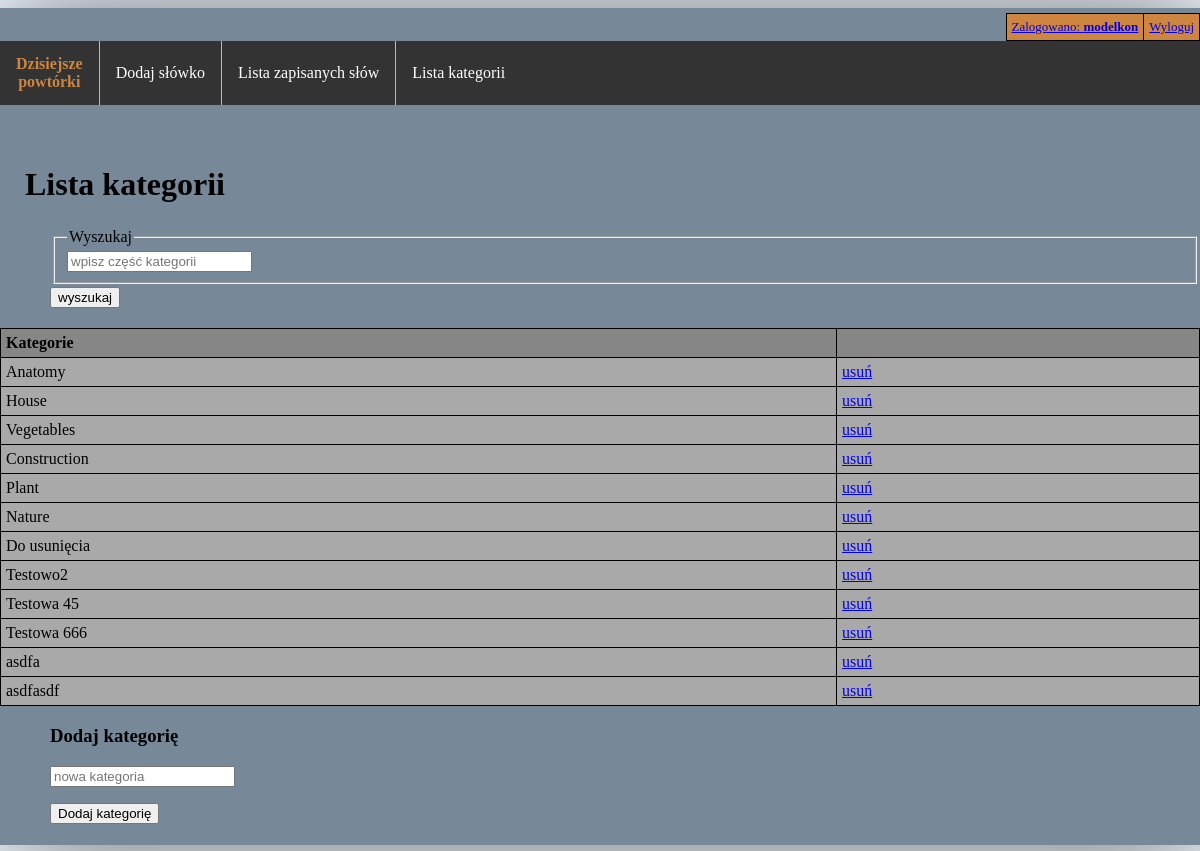
/words_app/category_list/ (signed in), run on the app's committed database.
### words_app/models.py (models this page shows, shortened)
class WordCategory(models.Model):
    user = models.ForeignKey(User, on_delete=models.CASCADE)
    name = models.CharField(max_length=100)

### words_app/views.py (the view, shortened to what this page needs)
# urls.py: path('category_list/', views.CategoryListView.as_view(), name='category_list'),
class CategoryListView(View):
    @method_decorator(login_required)
    def get(self, request):
        user = request.user
        categories = WordCategory.objects.filter(user=user)
        return render(request, 'words_app/category_list.html', {'categories': categories})

### words_app/templates/words_app/category_list.html (shortened to what this page needs)
{% extends 'base/base.html' %}
{% block content %}
    <h1> Lista kategorii</h1>
        <div class="indent_up">
        <form method="post">
            <fieldset>
                <legend>Wyszukaj</legend>
                <input type="text" name="search" placeholder="wpisz część kategorii">
            </fieldset>
            <input type="submit" value="wyszukaj">
        </form>
    </div>
    <table>
        <th>Kategorie</th><th></th>
        {% for category in categories %}
        <tr>
            <td> {{ category.name }}</td>
            <td><a href="{% url 'category_delete' category.id %}"> usuń </a></td>
        </tr>
        {% endfor %}
    </table>
    <div class="indent">
        <h3>Dodaj kategorię</h3>
    <form method="post">
        <p><input type="text" name="new_category" placeholder="nowa kategoria"></p>
        <p><input type="submit" value="Dodaj kategorię"></p>
    </form>
    </div>
{% endblock %}

### base/templates/base/base.html (shortened to what this page needs)
<!DOCTYPE html>
<html lang="en">
<head>
</head>
<body>
<div class="container">
    <div class="user-header">
        <table class="user-header">
            {% if user.is_authenticated %}
                <tr>
                <td class="account-detail"><a href="{% url 'user_detail' %}">Zalogowano: <b>{{ user }}</b></a> </td>
                <td class="account-detail"><a href="{% url 'logout' %}">Wyloguj</a> </td>
                </tr>
            {% else %}
                <tr>
                <td class="login"><a href="{% url 'log_in' %}">Zaloguj</a> </td>
                <td class="register"><a href="{% url 'register' %}"> Zarejestruj</a></td>
                </tr>
            {% endif %}
        </table>
    </div>
    <ul class="nav">
        <li id="highlighted" class="nav"><a  href="{% url 'learning_dashboard' %}"> Dzisiejsze <br>powtórki </a></li>
        <li class="nav"><a href="{% url 'word_add' %}"> Dodaj słówko</a></li>
        <li class="nav"><a href="{% url 'word_list' %}">Lista zapisanych słów</a></li>
        <li class="nav"><a href="{% url 'category_list' %}">Lista kategorii</a></li>
    </ul>
    {% block content %}{% endblock %}
</div>
</body>
</html>

### base/templates/base/style.html (style rules this page uses)
body { display: flex; justify-content: center; background-color: aliceblue; }
div.container { display: flex; flex-direction: column; background-color: lightslategray; min-height: 600px; padding: 5px; box-shadow: 5px 3px 100px -7px rgba(52, 52, 52, 0.8); min-width: 1200px; }
div.user-header { align-self: flex-end; font-size: small; background-color: peru; }
table.user-header { align-self: flex-end; font-size: small; background-color: peru; }
table, th, td { border: 1px solid black; border-collapse: collapse; }
th, td { padding: 5px; text-align: left; }
table { background-color: darkgrey; }
th { background-color: #868686; }
td.login, td.register, td.account-detail, th.change_passw { padding-left: 5px; padding-right: 5px; text-align: center; }
ul.nav { display: flex; list-style-type: none; margin: 0; padding: 0; overflow: hidden; background-color: #333; }
li.nav { display: flex; float: left; border-right: 1px solid #bbb; align-items: center; }
li:last-child { border-right: none; }
li.nav a { display: flex; align-items: center; color: white; text-align: center; padding: 14px 16px; text-decoration: none; min-height: 35px; }
h1 { padding-left: 25px; }
.indent { padding-left: 50px; }
.indent_up { padding-left: 50px; padding-bottom: 20px; }
fieldset { margin: 3px; }
li.nav#highlighted a { font-weight: bold; color: peru; }

### data on the page
WordCategory: name "Anatomy"
WordCategory: name "House"
WordCategory: name "Vegetables"
WordCategory: name "Construction"
WordCategory: name "Plant"
WordCategory: name "Nature"
WordCategory: name "Do usunięcia"
WordCategory: name "Testowo2"
WordCategory: name "Testowa 45"
WordCategory: name "Testowa 666"
WordCategory: name "asdfa"
WordCategory: name "asdfasdf"

### other printed values
{{ user }} "modelkon"
